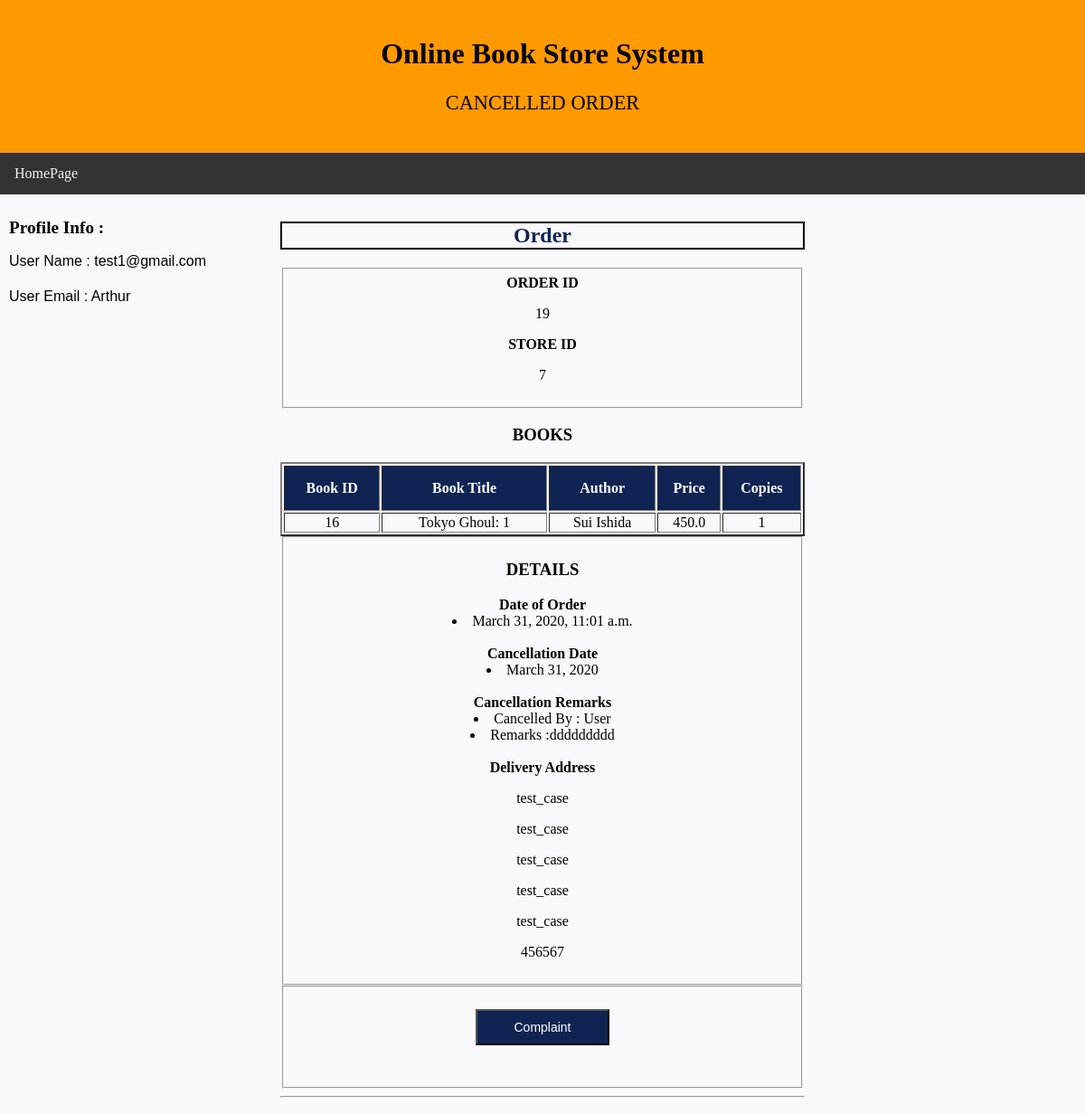
The page /users/userOrderDetails/19/ (signed in) on the database its author committed.
### newApp/models.py (models this page shows)
class Customer(models.Model):
    user_id         = models.CharField(max_length = 50, primary_key = True)
    email           = models.EmailField()
    password        = models.CharField(max_length = 50)
    first_name      = models.CharField(max_length = 50)
    middle_name     = models.CharField(max_length = 50, null = True)
    last_name       = models.CharField(max_length = 50)
    phone_no        = models.CharField(max_length = 50)
    no_of_addr      = models.IntegerField(default = 1)
    class Meta:
        db_table = "Customer"

class Order(models.Model):
    STATUS_CHOICES  = [('Delivered', 'Delivered'), ('Processing', 'Processing'), ('Cancelled', 'Cancelled')]
    order_id        = models.AutoField(primary_key = True)
    user_id         = models.ForeignKey(Customer, on_delete = models.CASCADE)
    store_id        = models.ForeignKey(Book_store, to_field = 'store_id', db_column = 'store_id', on_delete = models.CASCADE)
    status                  = models.CharField(max_length = 20, choices = STATUS_CHOICES)
    date_of_order           = models.DateTimeField(auto_now_add = True)
    expected_delivery_date  = models.DateField(null = True, blank = True)
    delivered_date          = models.DateField(null = True, blank = True)
    cancelled_date          = models.DateField(null = True, blank = True)
    cancelled_by            = models.CharField(max_length = 20, null = True, blank = True)
    cancellation_remarks    = models.CharField(max_length = 100, null = True, blank = True)
    total_price             = models.FloatField(default = 0.0)
    address_no              = models.IntegerField(default = 0)
    class Meta:
        db_table = "Order"

class Book_store(models.Model):
    store_id        = models.AutoField(primary_key = True)
    store_name      = models.CharField(max_length = 100)
    email           = models.EmailField(unique = True)
    password        = models.CharField(max_length = 50)
    website         = models.CharField(max_length = 50)
    phone_no        = models.CharField(max_length = 10)
    rating          = models.IntegerField(default = 0, null = True)
    address_line1   = models.CharField(max_length = 100)
    address_line2   = models.CharField(max_length = 100)
    city            = models.CharField(max_length = 50)
    district        = models.CharField(max_length = 50)
    state           = models.CharField(max_length = 50)
    zip_code        = models.CharField(max_length = 6)
    class Meta:
        db_table = "Book_store"

class Book(models.Model):
    book_id         = models.AutoField(primary_key = True)
    title           = models.CharField(max_length = 100)
    author          = models.CharField(max_length = 50)
    publisher       = models.CharField(max_length = 100)
    genre           = models.CharField(max_length = 50)
    year_of_publish = models.IntegerField()
    copies_sold     = models.IntegerField()
    rating          = models.FloatField(default = 0, null = True)
    class Meta:
        db_table = "Book"

class Book_available(models.Model):
    book_id             = models.ForeignKey(Book, on_delete= models.CASCADE)
    store_email         = models.ForeignKey(Book_store,to_field = 'email', db_column = 'store_email', on_delete = models.CASCADE)
    no_of_copies        = models.IntegerField(default = 0)
    book_available_id   = models.AutoField(primary_key = True)
    price               = models.FloatField(default = 0.0)
    class Meta:
        db_table = "Book_available"

class Customer_address(models.Model):
    user_id         = models.ForeignKey(Customer, on_delete= models.CASCADE)
    address_id      = models.AutoField(primary_key = True)
    address_no      = models.IntegerField()
    is_current      = models.BooleanField(default = False)
    address_line1   = models.CharField(max_length = 100)
    address_line2   = models.CharField(max_length = 100)
    city            = models.CharField(max_length = 50)
    district        = models.CharField(max_length = 50)
    state           = models.CharField(max_length = 50)
    zip_code        = models.CharField(max_length = 6)
    class Meta:
        db_table = "Customer_address"

### newApp/views.py (the view, shortened to what this page needs)
# urls.py: path('users/userOrderDetails/<int:order_id>/', views.userOrderDetails,   name = 'userOrderDetails'),
def userOrderDetails(request, order_id):
    if userSessionCheck(request) == True:
        userid = request.session['user_id']
        cursor = connection.cursor()                                                                #1. Fetching the User
        query = '''SELECT user_id, first_name, email
                   FROM Customer
                   WHERE user_id=%s'''
        cursor.execute(query, [userid])
        q_result_store = cursor.fetchone()
        user = {}
        username      = q_result_store[2]
        useremail     = q_result_store[1]
        q_result_order = Order.objects.get(order_id = order_id)                                     #2. Fetching the given order by order_id
        cursor = connection.cursor()                                                                #3. Fetching all the books in the order with id order_id
        q_result_bk_ids = Book_ordered.objects.filter(order_id = order_id)
        address = Customer_address.objects.get(user_id = q_result_order.user_id, address_no = q_result_order.address_no)    #4. Fetching the address where to be sent
        q_result_final = []                                                                                         #List of book and their details
        q_result = []                                                                                               #List of books
        for bk_id in q_result_bk_ids:                                                                               #5. Creating a list of books to be sent for html rendering
            instance = {}
            query_fetch_book = '''SELECT *
                                  FROM Book
                                  WHERE book_id=%s'''                                                               #Book id with its details
            cursor.execute(query_fetch_book, [bk_id.book_id.pk])
            books_fetch = cursor.fetchone()
            book_avail_price = Book_available.objects.get(book_id = bk_id.book_id.pk, store_email = q_result_order.store_id.email)        #Price entry from the Book_available table
            instance['id']      = books_fetch[0]
            instance['title']   = books_fetch[1]
            instance['author']  = books_fetch[2]
            instance['price']   = book_avail_price.price
            instance['copies']  = bk_id.no_of_copies
            q_result_final.append(instance)
            q_result.append(books_fetch)
        if q_result_order.status == "Delivered":
            return  render(request, 'users/deliveredOrderDetails.html', {'username': username, 'useremail' : useremail, 'q_result_order' : q_result_order, 'books' : q_result, 'copies' : q_result_final , 'address' : address})
        elif q_result_order.status == "Cancelled":
            return  render(request, 'users/cancelledOrderDetails.html', {'username': username, 'useremail' : useremail, 'q_result_order' : q_result_order, 'books' : q_result, 'copies' : q_result_final , 'address' : address})
    else:
        messages.error(request, "Not Logged In")
        return redirect('login')

### newApp/views.py (called while the page is built)
def userSessionCheck(request):
    if request.session.has_key('user_id'):
        userid = request.session['user_id']
        cursor = connection.cursor()
        query = '''SELECT *
                   FROM Customer
                   WHERE user_id=%s'''
        cursor.execute(query, [userid])
        q_result = cursor.fetchall()
        userCount = len(q_result)
        if userCount == 1:
            return True
        else:
            return False
    else:
        return False

### newApp/templates/users/cancelledOrderDetails.html (shortened to what this page needs)
<!DOCTYPE html>
<html lang="en">
<head>
</head>
<body>
<div class="header">
  <h1>Online Book Store System</h1>
  <p style="font-family:times new roman;font-size:140%";>CANCELLED ORDER</p>
</div>
<div class="topnav">
 <a href="/user/profile">HomePage</a>
</div>
<div class="row">
  <div class="column side">
    <h2 style="font-family:times new roman;font-size:120%";>Profile Info :</h2>
     <p style="font-family:arial;font-size:100%;line-height:1.2";>
     User Name   : {{username}}<br><br>
     User Email  : {{useremail}}<br><br>
    </p>
</div>
<div class="column middle">
  <h2 style="color:#0f2453;border:2px solid black";>Order</h2>
  <link href="https://maxcdn.bootstrapcdn.com/font-awesome/4.3.0/css/font-awesome.min.css" rel="stylesheet">
  <div>
      <div>
          <section class="module">
              <div class="module-inner">
                  <div class="content-panel">
                          <fieldset class="fieldset">
                              <div class="form-group">
                                  <label class="col-md-2 col-sm-3 col-xs-12 control-label"><b>ORDER ID</b></label>
                                  <div class="col-md-10 col-sm-9 col-xs-12">
                                    <p> {{q_result_order.order_id}}</p>
                                  </div>
                              </div>
                              <div class="form-group">
                                  <label class="col-md-2 col-sm-3 col-xs-12 control-label"><b>STORE ID</b></label>
                                  <div class="col-md-10 col-sm-9 col-xs-12">
                                    <p> {{q_result_order.store_id.pk}}</p>
                                  </div>
                              </div>
                          </fieldset>
                          <h3 align="center">BOOKS</h3>
                          <table border="2" align="center">
                            <tr style="background-color: #0f2453">
                            <th style="color: white">Book ID</th>
                            <th style="color: white">Book Title</th>
                            <th style="color: white">Author</th>
                            <th style="color: white">Price</th>
                            <th style="color: white">Copies</th>
                            {% for r in copies %}
                            <tr>
                            <td>{{ r.id }}</td>
                            <td>{{ r.title }}</td>
                            <td>{{ r.author }}</td>
                            <td>{{ r.price }}</td>
                            <td>{{ r.copies }}</td>
                            </tr>
                            {% endfor %}
                          </table>
                          <fieldset class="fieldset">
                              <h3 class="fieldset-title">DETAILS</h3>
                              <div class="form-group">
                                  <label class="col-md-2  col-sm-3 col-xs-12 control-label"><b>Date of Order</b></label>
                                  <div class="col-md-10 col-sm-9 col-xs-12">
                                      <li>{{q_result_order.date_of_order}}</li>
                                  </div>
                              </div><br>
                              <div class="form-group">
                                  <label class="col-md-2  col-sm-3 col-xs-12 control-label"><b>Cancellation Date</b></label>
                                  <div class="col-md-10 col-sm-9 col-xs-12">
                                      <li>{{q_result_order.cancelled_date}}</li>
                                  </div>
                              </div><br>
                              <div class="form-group">
                                  <label class="col-md-2  col-sm-3 col-xs-12 control-label"><b>Cancellation Remarks</b></label>
                                  <div class="col-md-10 col-sm-9 col-xs-12">
                                      <li>Cancelled By : {{q_result_order.cancelled_by}}</li>
                                      <li>Remarks :{{q_result_order.cancellation_remarks}}</li>
                                  </div>
                              </div><br>
                              <div class="form-group">
                                  <label class="col-md-2  col-sm-3 col-xs-12 control-label"><b>Delivery Address</b></label>
                                  <div class="col-md-10 col-sm-9 col-xs-12">
                                      <p>{{address.address_line1}}</p>
                                      <p>{{address.address_line2}}</p>
                                      <p>{{address.city}}</p>
                                      <p>{{address.district}}</p>
                                      <p>{{address.state}}</p>
                                      <p>{{address.zip_code}}</p>
                                  </div>
                              </div>
                          </fieldset>
                          <fieldset class="fieldset">
                            <form method="GET"  align="center" action="{% url 'userComplaint' q_result_order.order_id %}">{% csrf_token %}
                                <br><button href='users/userComplaint' align="center"  class="button"  type="submit">Complaint</button>
                            </form>
                                <br><br>
                          </fieldset>
                          <hr>
                  </div>
              </div>
          </section>
      </div>
  </div>
</div>
<div class="column side">
  </div>
</div>
</body>
</html>

### newApp/templates/users/cancelledOrderDetails.html (style rules this page uses)
* { box-sizing: border-box; }
body { margin: 0; }
.header { background-color: #ff9900; padding: 20px; text-align: center; }
.topnav { overflow: hidden; background-color: #333; }
.topnav a { float: left; display: block; color: #f2f2f2; text-align: center; padding: 14px 16px; text-decoration: none; }
.column { float: left; padding: 10px; }
.column.side { width: 25%; }
.column.middle { width: 50%; text-align: center; }
.row:after { content: ""; display: table; clear: both; }
.button { background-color: #0f2453; border: ; color: white; padding: 10px 40px; text-align: center; font-size: 14px; cursor: pointer; }
body { background:#f9f9fb; }
table { width: 100%; }
th { height: 50px; }

### rows shown on the page
Customer: email "test1@gmail.com"
Order: order_id "19", store_id.pk "7", date_of_order "March 31, 2020, 11:01 a.m.", cancelled_date "March 31, 2020", cancelled_by "User", cancellation_remarks "ddddddddd"
Book: id "16", title "Tokyo Ghoul: 1", author "Sui Ishida", price "450.0", copies "1"
Customer_address: address_line1 "test_case", address_line2 "test_case", city "test_case", district "test_case", state "test_case", zip_code "456567"

### other values the page prints
{{ useremail }} "Arthur"
